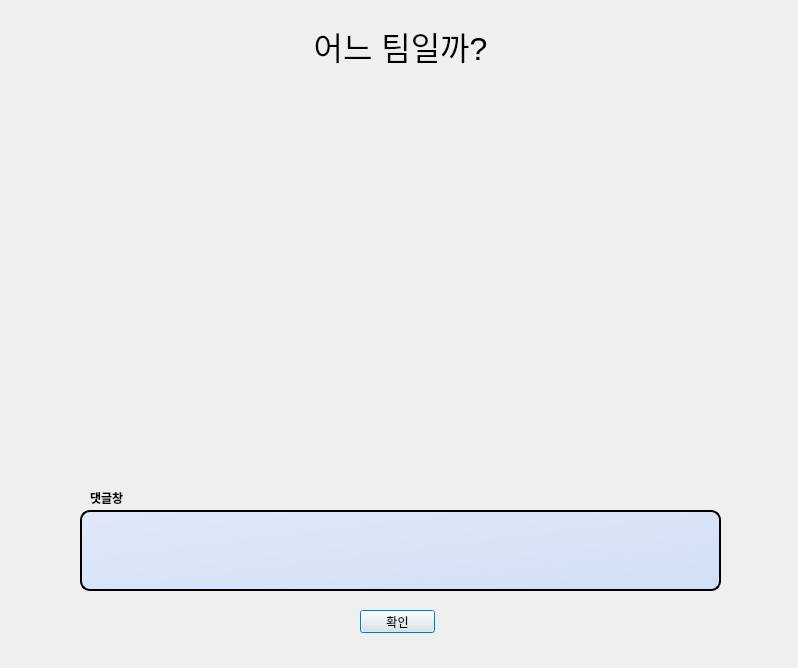
<?xml version="1.0" encoding="UTF-8"?>
<ui version="4.0">
 <class>Form</class>
 <widget class="QWidget" name="Form">
  <property name="geometry">
   <rect>
    <x>0</x>
    <y>0</y>
    <width>798</width>
    <height>668</height>
   </rect>
  </property>
  <property name="windowTitle">
   <string>Form</string>
  </property>
  <widget class="QLabel" name="lbl_image">
   <property name="geometry">
    <rect>
     <x>50</x>
     <y>120</y>
     <width>711</width>
     <height>271</height>
    </rect>
   </property>
   <property name="text">
    <string/>
   </property>
   <property name="pixmap">
    <pixmap>../../Users/user/Desktop/images.jpg</pixmap>
   </property>
   <property name="scaledContents">
    <bool>true</bool>
   </property>
  </widget>
  <widget class="QLabel" name="lbl_predict">
   <property name="geometry">
    <rect>
     <x>50</x>
     <y>20</y>
     <width>701</width>
     <height>51</height>
    </rect>
   </property>
   <property name="font">
    <font>
     <pointsize>24</pointsize>
    </font>
   </property>
   <property name="text">
    <string>어느 팀일까?</string>
   </property>
   <property name="alignment">
    <set>Qt::AlignCenter</set>
   </property>
  </widget>
  <widget class="QTextEdit" name="textEdit_repl">
   <property name="geometry">
    <rect>
     <x>80</x>
     <y>510</y>
     <width>641</width>
     <height>81</height>
    </rect>
   </property>
   <property name="styleSheet">
    <string notr="true">QTextEdit {
    border-radius: 10px;  /* 둥글게 만들기 */
    border: 2px solid #000000;  /* 검은색 테두리 */
    background: qlineargradient(x1:0, y1:0, x2:1, y2:1, stop:0 #e0e8f9, stop:1 #d1e0f4);  /* 그라데이션 배경 */
    color: #333;  /* 텍스트 색상 */
    font-family: &quot;Arial&quot;;  /* 글꼴 */
    font-size: 14px;  /* 글꼴 크기 */
    padding: 10px;  /* 안쪽 여백 */
}

QTextEdit:focus {
    border: 2px solid #000000;  /* 포커스가 있을 때 검은색 테두리 */
    background: #ffffff;  /* 포커스가 있을 때 배경 색상 */
}</string>
   </property>
  </widget>
  <widget class="QPushButton" name="btn_save">
   <property name="geometry">
    <rect>
     <x>360</x>
     <y>610</y>
     <width>75</width>
     <height>23</height>
    </rect>
   </property>
   <property name="text">
    <string>확인</string>
   </property>
   <property name="default">
    <bool>true</bool>
   </property>
  </widget>
  <widget class="QLabel" name="label">
   <property name="geometry">
    <rect>
     <x>90</x>
     <y>490</y>
     <width>251</width>
     <height>16</height>
    </rect>
   </property>
   <property name="font">
    <font>
     <weight>75</weight>
     <bold>true</bold>
    </font>
   </property>
   <property name="text">
    <string>댓글창</string>
   </property>
   <property name="textFormat">
    <enum>Qt::PlainText</enum>
   </property>
   <property name="scaledContents">
    <bool>false</bool>
   </property>
  </widget>
 </widget>
 <resources/>
 <connections/>
</ui>
